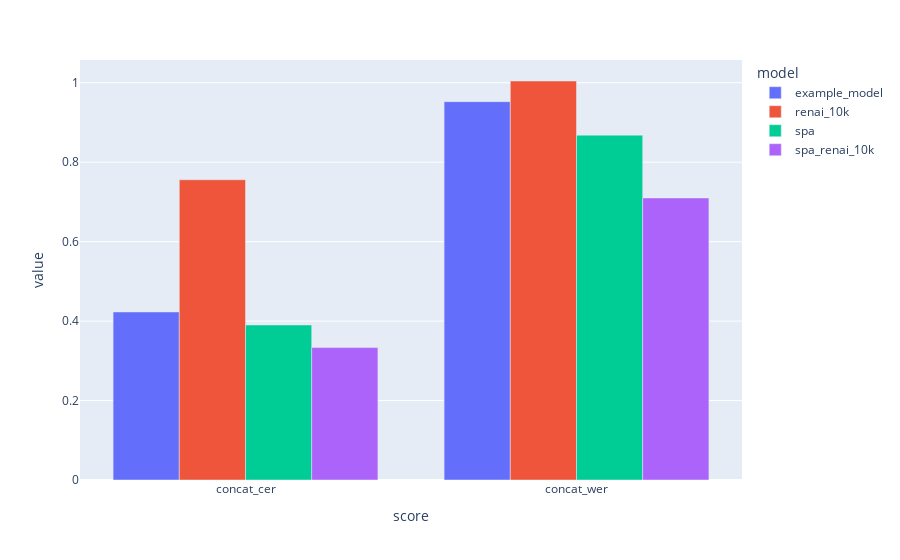

Notebook code for this chart:
### Code cell
from collections import defaultdict
import json
from pathlib import Path 
import pandas as pd

pd.options.plotting.backend = "plotly"


p = Path("../data/6_evaluation/word_level/our_data_split")
p = Path("../data/6_evaluation/word_level/original_data_split")
# p = Path("../data/6_evaluation/line_level")

scores = defaultdict(list)

for e in p.iterdir():
    results_file = e / "overall_results.json"
    if results_file.exists():
        results = json.loads(results_file.read_text())
    
        for k, v in results.items():
            scores["model"].append(e.name[:-4])
            scores["score"].append(k)
            scores["value"].append(v)

    else:
        for e2 in e.iterdir():
            results_file = e2 / "overall_results.json"
            if not results_file.exists():
                continue
            results = json.loads(results_file.read_text())
    
            for k, v in results.items():
                scores["model"].append(e2.name[:-4])
                scores["score"].append(k)
                scores["value"].append(v)
            
# p = Path("../data/6_evaluation/word_level/our_data_split")

# for e in p.iterdir():
#     results_file = e / "overall_results.json"
#     if results_file.exists():
#         results = json.loads(results_file.read_text())
    
#         for k, v in results.items():
#             scores["model"].append(e.name[:-4])
#             scores["score"].append(k)
#             scores["value"].append(v)

#     else:
#         for e2 in e.iterdir():
#             results_file = e2 / "overall_results.json"
#             if not results_file.exists():
#                 continue
#             results = json.loads(results_file.read_text())
    
#             for k, v in results.items():
#                 scores["model"].append(e2.name[:-4] + "_word")
#                 scores["score"].append(k)
#                 scores["value"].append(v)
            

df = pd.DataFrame(scores)
df = df[df.score != "accuracy"]
df = df[df.model.apply(lambda x: "old" not in x)]
# df = df[df.model.apply(lambda x: "renai" not in x)]
# df = df[df.model != "spa"]
df = df[df.model != "spa_line"]
# df = df[df.model.apply(lambda x: "english" not in x)]

df = df[df.score.apply(lambda x: "mean" not in x)]
df.sort_values("score").sort_values("model").plot.bar(x='score', y='value', color='model', barmode="group")

### Figure 1 — Plotly figure (JSON) as saved in the notebook; plotly's stock layout.template omitted (floating-point values rounded to 4 significant figures)
{"data": [{"alignmentgroup": "True", "hovertemplate": "model=example_model<br>score=%{x}<br>value=%{y}<extra></extra>", "legendgroup": "example_model", "marker": {"color": "#636efa", "pattern": {"shape": ""}}, "name": "example_model", "offsetgroup": "example_model", "orientation": "v", "showlegend": true, "textposition": "auto", "type": "bar", "x": ["concat_cer", "concat_wer"], "xaxis": "x", "y": [0.423, 0.9524], "yaxis": "y"}, {"alignmentgroup": "True", "hovertemplate": "model=renai_10k<br>score=%{x}<br>value=%{y}<extra></extra>", "legendgroup": "renai_10k", "marker": {"color": "#EF553B", "pattern": {"shape": ""}}, "name": "renai_10k", "offsetgroup": "renai_10k", "orientation": "v", "showlegend": true, "textposition": "auto", "type": "bar", "x": ["concat_cer", "concat_wer"], "xaxis": "x", "y": [0.7557, 1.004], "yaxis": "y"}, {"alignmentgroup": "True", "hovertemplate": "model=spa<br>score=%{x}<br>value=%{y}<extra></extra>", "legendgroup": "spa", "marker": {"color": "#00cc96", "pattern": {"shape": ""}}, "name": "spa", "offsetgroup": "spa", "orientation": "v", "showlegend": true, "textposition": "auto", "type": "bar", "x": ["concat_cer", "concat_wer"], "xaxis": "x", "y": [0.3902, 0.868], "yaxis": "y"}, {"alignmentgroup": "True", "hovertemplate": "model=spa_renai_10k<br>score=%{x}<br>value=%{y}<extra></extra>", "legendgroup": "spa_renai_10k", "marker": {"color": "#ab63fa", "pattern": {"shape": ""}}, "name": "spa_renai_10k", "offsetgroup": "spa_renai_10k", "orientation": "v", "showlegend": true, "textposition": "auto", "type": "bar", "x": ["concat_cer", "concat_wer"], "xaxis": "x", "y": [0.3333, 0.71], "yaxis": "y"}], "layout": {"barmode": "group", "legend": {"title": {"text": "model"}, "tracegroupgap": 0}, "margin": {"t": 60}, "xaxis": {"anchor": "y", "domain": [0, 1], "title": {"text": "score"}}, "yaxis": {"anchor": "x", "domain": [0, 1], "title": {"text": "value"}}}}
